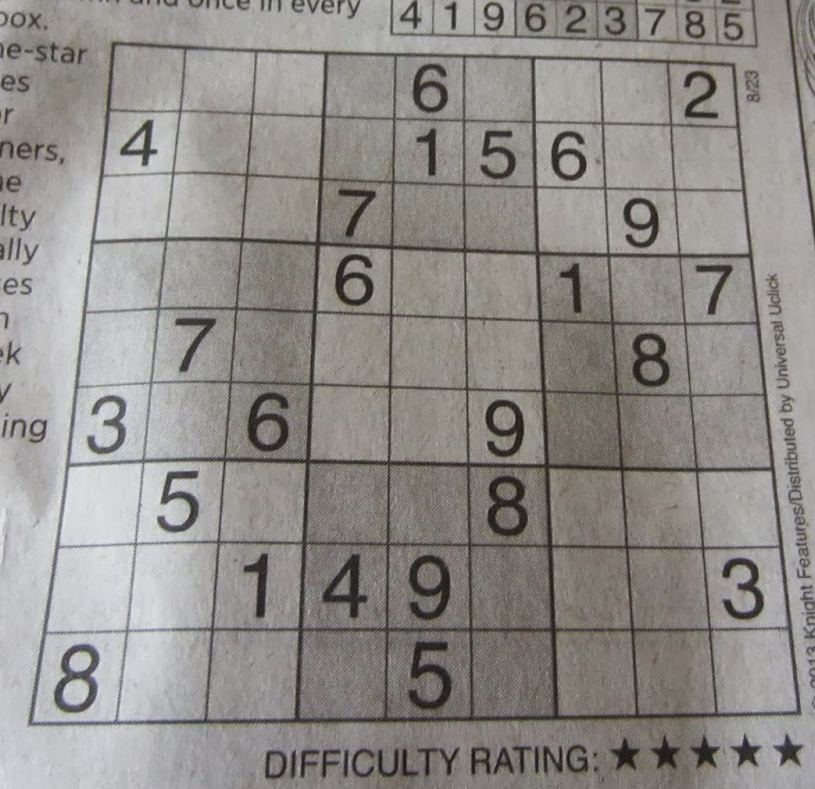
#> input picture images/sudoku.png, 815 x 789 px
$ python thresholding_scikit_image_techniques.py
#> lines starting #> are read from the running program, lines starting #| are printed output that depends on the picture; after the words box and inside, x2 and y2 are one past the last pixel; in counts of white or black regions, pixels touching at a corner belong together
### utils/helper.py
import string

import cv2

from utils.show_img import init_display


def deferred_img_loader(filename):
#> called with filename = '../images/sudoku.png'
    return lambda: cv2.imread(filename)


def prepare_image(image_load):
    # Load the image and convert it to grayscale:
    image = image_load()
#> image is the input picture: shape (789, 815, 3); mean B, G, R 136.9, 140.8, 143.8
    if image is not None:
        gray_image = cv2.cvtColor(image, cv2.COLOR_BGR2GRAY)
        # Plot the grayscale images and the histograms:
        return image, gray_image
    raise Exception('Failed to load image')


def init_then_display_orig_img(title: string, show_orig_img):
    init_display(title=title)
    show_orig_img()

### utils/show_img.py
from typing import MutableSequence

import cv2
from matplotlib import pyplot as plt


def init_display(title):
    fig = plt.figure(figsize=(9, 9))
    plt.suptitle(title, fontsize=14, fontweight='bold')
    fig.patch.set_facecolor('silver')


def show_single_channel(img, title, pos, m, n):
    print(f"m={m}n={n}pos={pos}")
    _ = plt.subplot(m, n, pos)
    plt.imshow(img)
    plt.title(title)
    plt.axis('off')


# [31 lines left out: functions show_img_with_matplotlib, thresholding_and_show, show_hist_with_matplotlib_gray, not called in this run]

### ch4_thresholding/thresholding_scikit_image_techniques.py
"""
Thresholding example (Otsu's binarization algorithm) using scikit-image
"""

# Import required packages:
from functools import partial

import cv2
import matplotlib.pyplot as plt
from skimage.filters import (threshold_otsu, threshold_triangle, threshold_niblack, threshold_sauvola)
from skimage import img_as_ubyte

from utils.helper import init_then_display_orig_img, deferred_img_loader, prepare_image
from utils.show_img import show_single_channel

show_img_with = partial(show_single_channel, m=2, n=3)

if __name__ == "__main__":
    orig_img, gray_image = prepare_image(deferred_img_loader('../images/sudoku.png'))

    init_then_display_orig_img(
        title="Thresholding scikit-image (Otsu, Triangle, Niblack, Sauvola)",
        show_orig_img=lambda: show_img_with(orig_img, "Original Image", 1)
    )

    show_img_with(cv2.cvtColor(gray_image, cv2.COLOR_GRAY2BGR), "gray img", 2)

    # Calculate histogram (only for visualization):
    # hist = cv2.calcHist([gray_image], [0], None, [256], [0, 256])
    for idx, threshold in enumerate([
        (lambda: threshold_sauvola(gray_image, window_size=25), "Otsu's binarization (scikit-image)"),
        (lambda: threshold_niblack(gray_image, window_size=25, k=0.8), "Niblack's binarization (scikit-image)"),
        (lambda: threshold_triangle(gray_image), "Triangle binarization (scikit-image)"),
        (lambda: threshold_sauvola(gray_image, window_size=25), "Sauvola's binarization (scikit-image)"),
    ]):
        thresh_one = threshold[0]()
        binary_one = gray_image > thresh_one
        binary_one = img_as_ubyte(binary_one)

        # Plot all the images:
        show_img_with(cv2.cvtColor(binary_one, cv2.COLOR_GRAY2BGR), threshold[1], idx + 3)
#> this loop made 4 passes
#> thresh_one on pass 3: 96
#| m=2n=3pos=3
#| m=2n=3pos=4
#| m=2n=3pos=5
#| m=2n=3pos=6
#> pass 1, `thresh_one = threshold[0]()`:
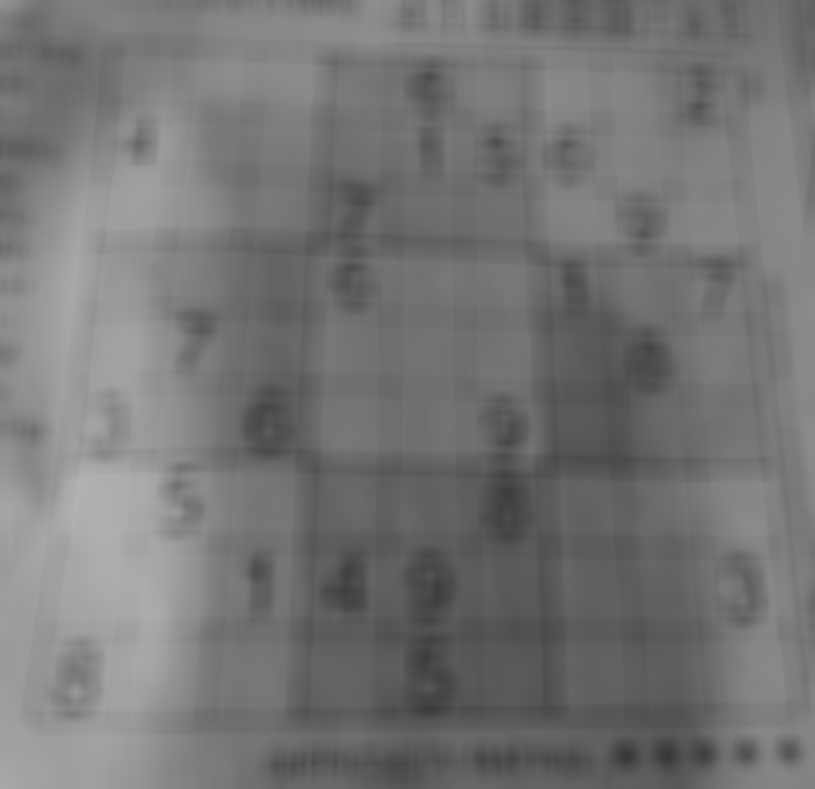
#> thresh_one: shape (789, 815) float64; min 56.1, max 177.7, mean 117.4
#> pass 1, `binary_one = gray_image > thresh_one`:
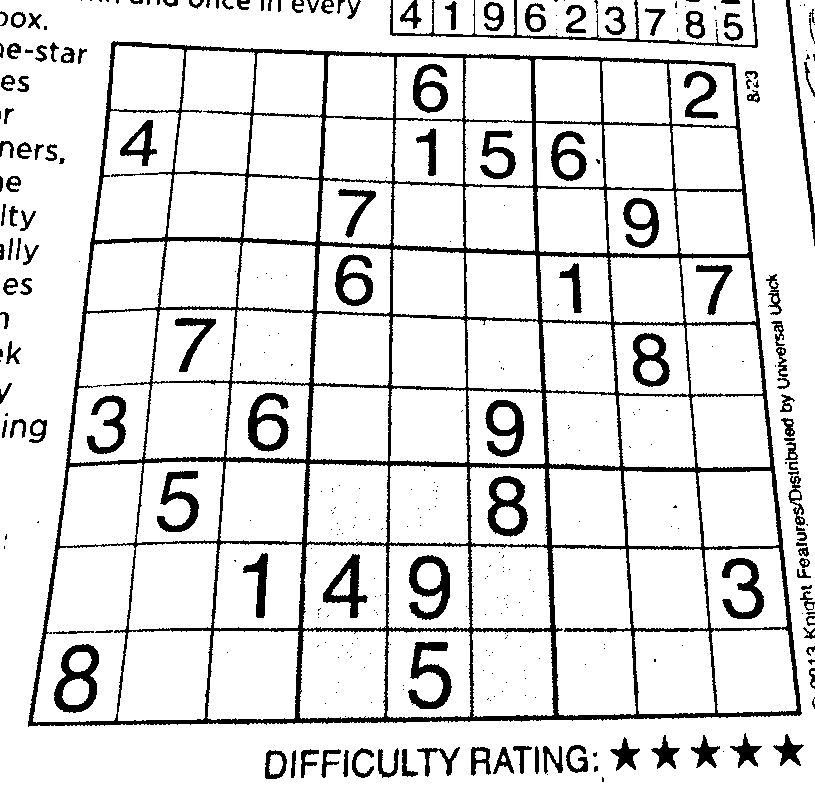
#> binary_one: shape (789, 815) bool; 87.2% white; 348 black regions (204 under 20 px), largest, box (x1, y1, x2, y2) and area: (28, 41, 802, 727) 44126, (390, 0, 758, 48) 1539, (54, 644, 99, 713) 1394
#> pass 2, `thresh_one = threshold[0]()`:
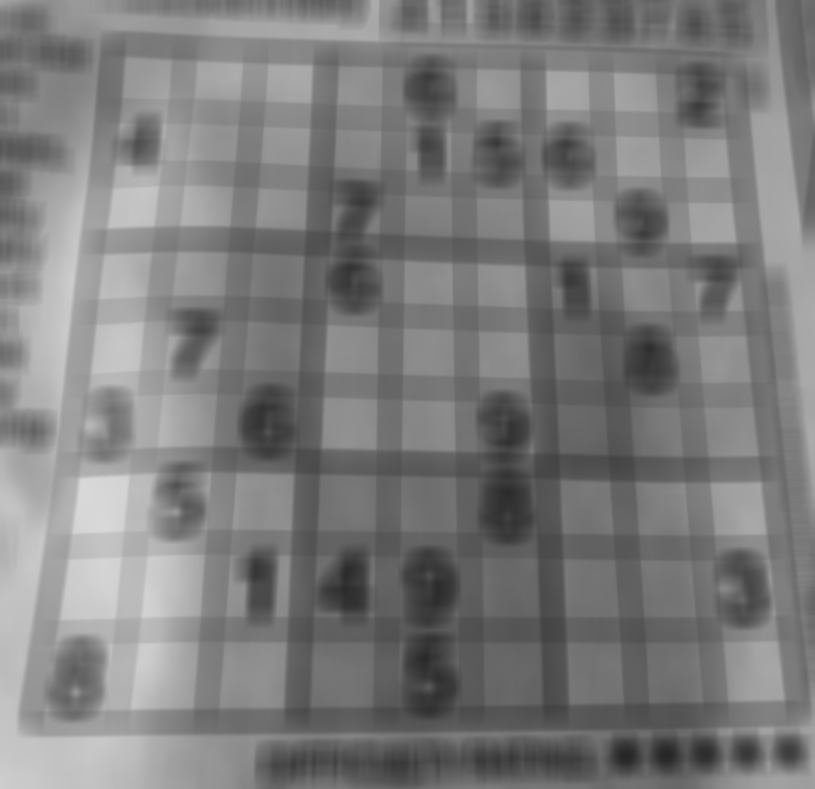
#> thresh_one: shape (789, 815) float64; min 39.03, max 217.1, mean 124.5
        # Show the Figure:
    plt.show()
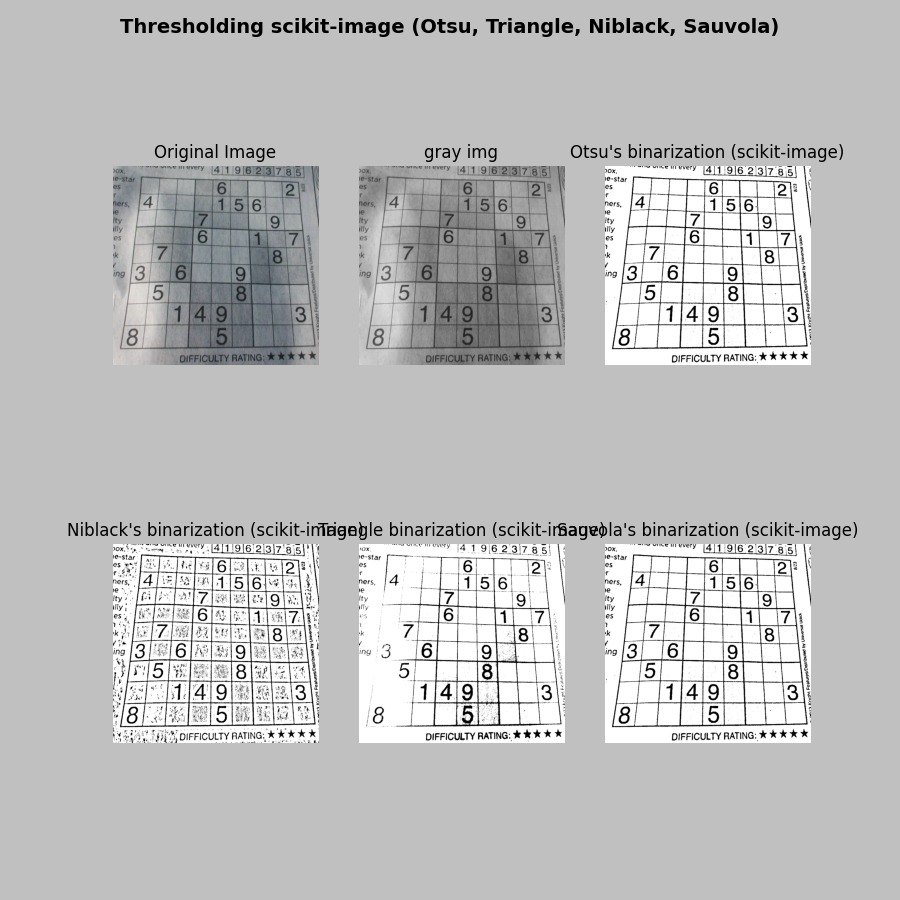
#> figure drawn by matplotlib, 6 panels; B, G, R data is drawn as R, G, B

$ run again, with images/leaf-noise.png copied over images/sudoku.png
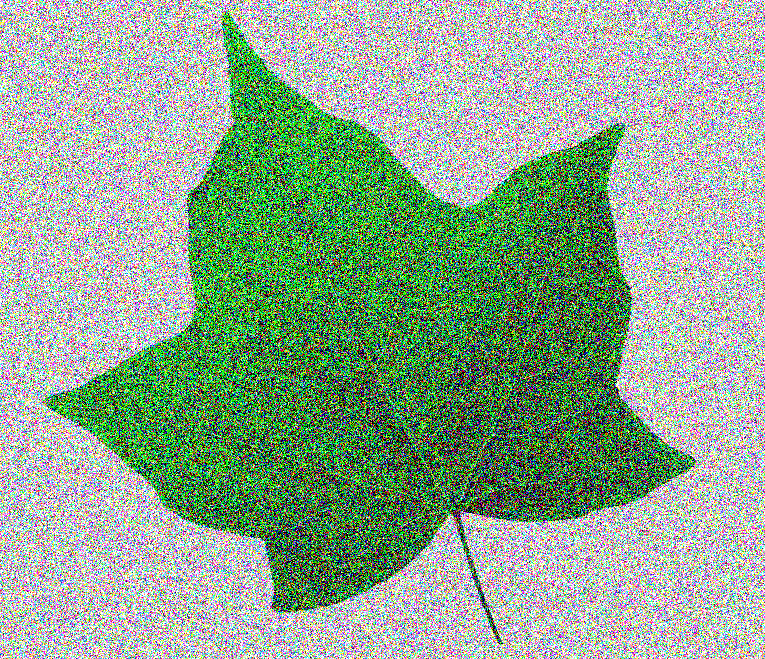
#> input picture images/leaf-noise.png, 765 x 659 px
#> in prepare_image, image is the input picture: shape (659, 765, 3); mean B, G, R 143.7, 166.8, 143.8
#> the loop `for idx, threshold in enumerate([ (lambda: threshold_sauvola(gray_imag..` made 4 passes
#> thresh_one on pass 3: 253
#> (printed output is left out)
#> pass 1, `binary_one = gray_image > thresh_one`:
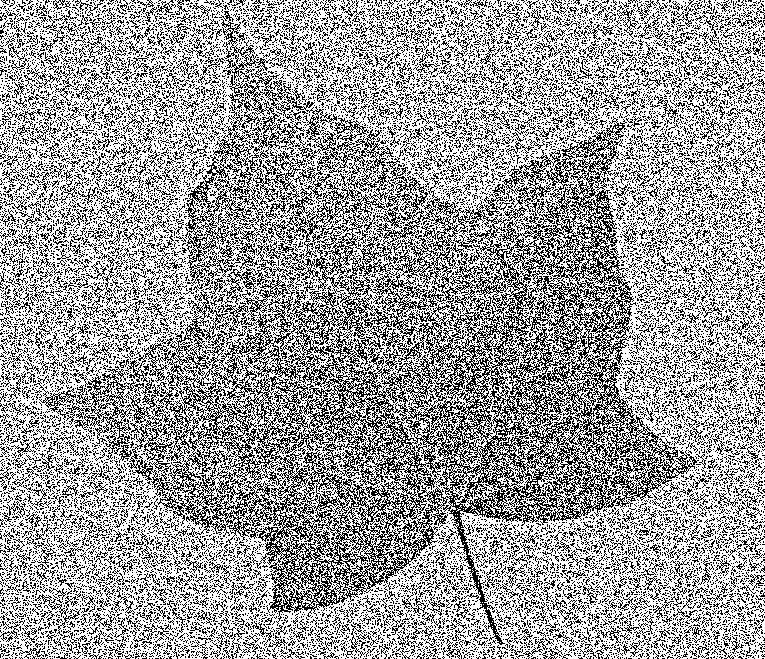
#> binary_one: shape (659, 765) bool; 62.9% white; black in thin lines or dots
#> pass 2, `thresh_one = threshold[0]()`:
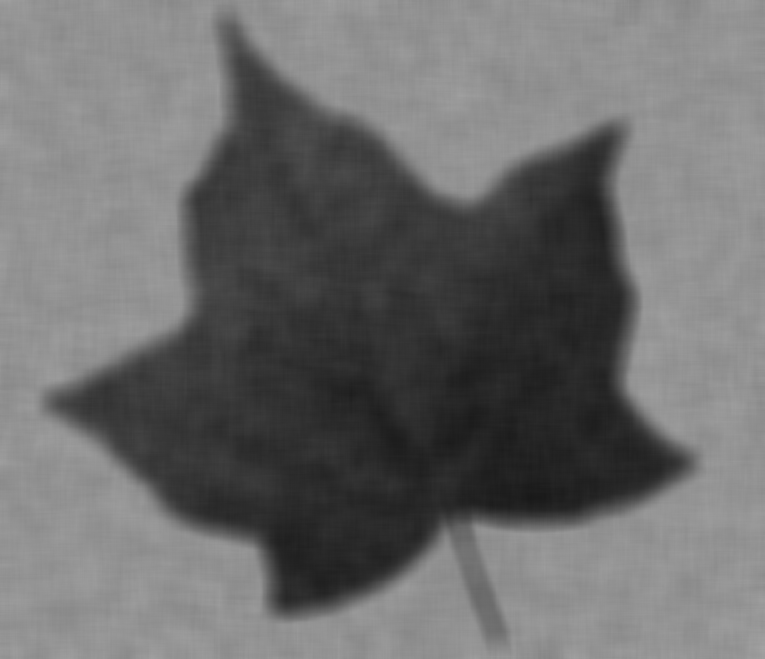
#> thresh_one: shape (659, 765) float64; min 25.22, max 162.8, mean 109

$ run again, with images/cat.jpg saved as images/sudoku.png
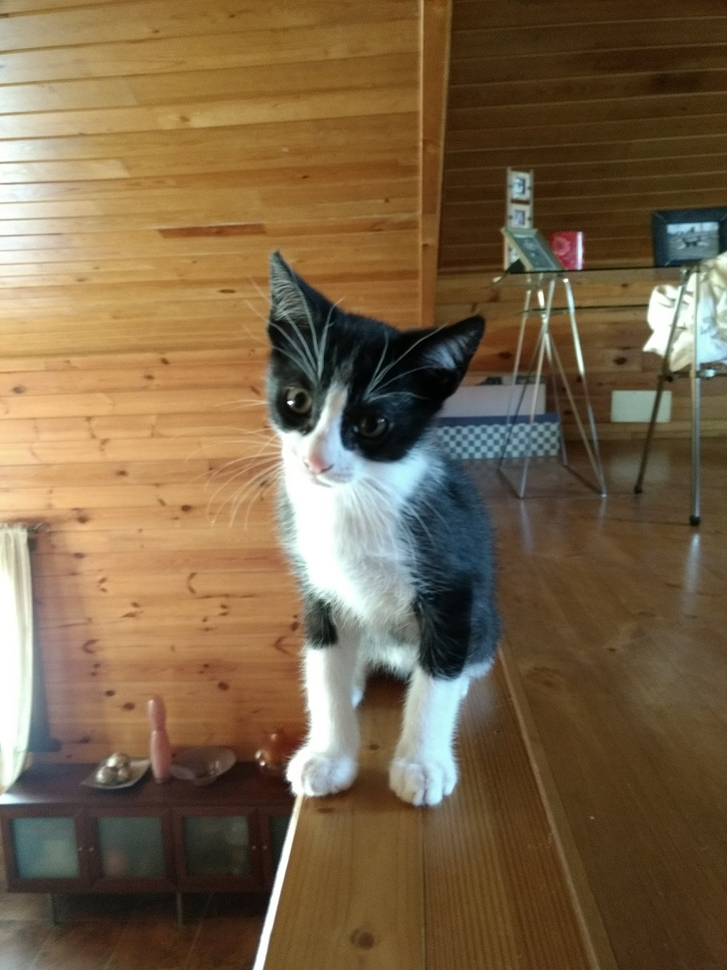
#> input picture images/cat.jpg, 727 x 970 px, shrunk from 864 x 1152 before the run
#> in prepare_image, image is the input picture: shape (970, 727, 3); mean B, G, R 71.9, 100.5, 121.7
#> the loop `for idx, threshold in enumerate([ (lambda: threshold_sauvola(gray_imag..` made 4 passes
#> thresh_one on pass 3: 104
#> (printed output is left out)
#> pass 1, `binary_one = gray_image > thresh_one`:
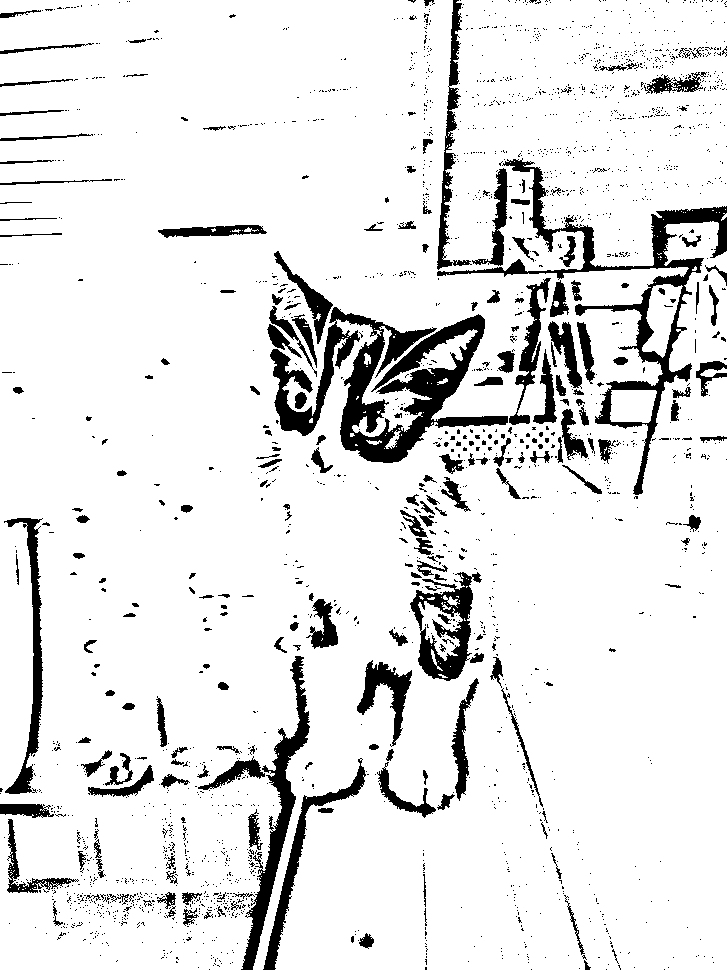
#> binary_one: shape (970, 727) bool; 89.7% white; 2317 black regions (2095 under 20 px), largest, box (x1, y1, x2, y2) and area: (270, 307, 508, 463) 13312, (437, 158, 727, 495) 8642, (241, 656, 310, 970) 4254
#> pass 2, `thresh_one = threshold[0]()`:
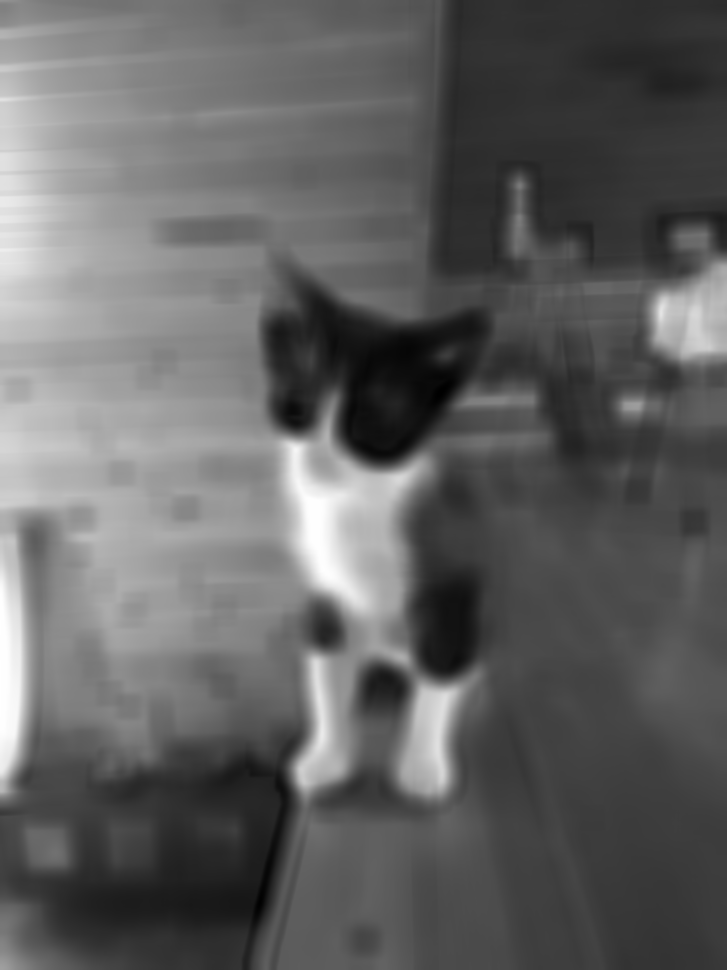
#> thresh_one: shape (970, 727) float64; min -9.86, max 255, mean 92; drawn with min black and max white
